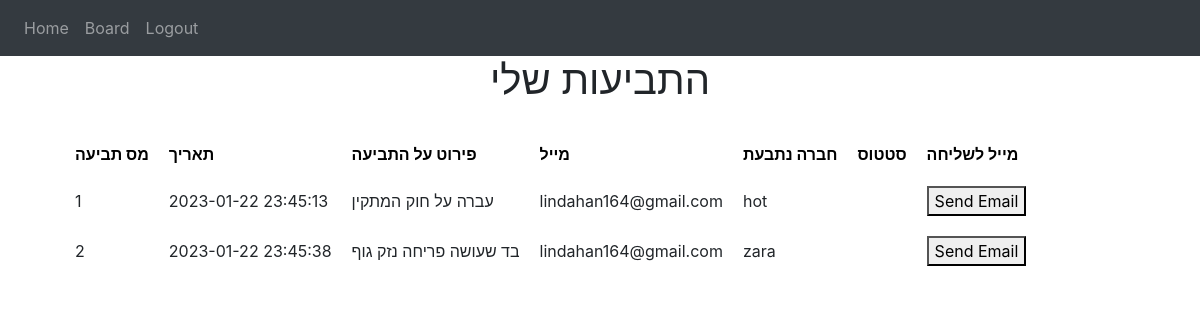
/Board (signed in), run on the app's committed database.
### website/models.py (models this page shows)
class Note(db.Model):
    id = db.Column(db.Integer, primary_key=True)
    data = db.Column(db.String(10000))
    date = db.Column(db.DateTime(timezone=True), default=func.now())
    user_id = db.Column(db.Integer, db.ForeignKey('user.id'))
    SCompanyName=db.Column(db.String(10000))
    Status=db.Column(db.String(10000))
    contact=db.Column(db.String(10000))

class User(db.Model, UserMixin):
    id = db.Column(db.Integer, primary_key=True)
    email = db.Column(db.String(150), unique=True)
    Lid = db.Column(db.Integer)
    password = db.Column(db.String(150))
    first_name = db.Column(db.String(150))
    notes = db.relationship('Note')

### website/views.py (the view)
@views.route('/Board', methods=['GET', 'POST'])
def Board():
    notedb = Note.query.filter_by(id=Note.data).first()
    return render_template("Board.html", user=current_user)

### website/__init__.py (called while the page is built)
def create_app():
    app = Flask(__name__)
    app.config['SECRET_KEY'] = 'hjshjhdjjjah kjshkjdhjs'
    app.config['SQLALCHEMY_DATABASE_URI'] = f'sqlite:///{DB_NAME}'
    db.init_app(app)
    from .views import views
    from .auth import auth
    app.register_blueprint(views, url_prefix='/')
    app.register_blueprint(auth, url_prefix='/')
    from . import models
    with app.app_context():
        db.create_all()
    from .models import User
    login_manager = LoginManager()
    login_manager.login_view = 'auth.login'
    login_manager.init_app(app)
    @login_manager.user_loader
    def load_user(id):
        return User.query.get(int(id))
    return app

### website/templates/Board.html (shortened to what this page needs)
{% extends "base.html" %}{% block title %}Board{% endblock %} {% block content %}
<h1 align ="center">התביעות שלי</h1>
<table style="margin-left: 20px;" cellpadding="10" cellspacing="0">
        <th>
             <tr style="color: black; ">
            <th>מס תביעה</th>
            <th>תאריך</th>
            <th>פירוט על התביעה</th>
            <th>מייל</th>
            <th>חברה נתבעת</th>
            <th>סטטוס</th>
            <th >מייל לשליחה</th>
            </tr>
        </th>
    {%for note in user.notes %}
        <tr class="spacer">
            <td>
                {{note.id}}
             </td>
            <td>
                {{note.date}}
             </td>
             <td>
                {{note.data}}
            </td>
            <td>
                {{user.email}}
            </td>
            <td>
                {{note.SCompanyName}}
            </td>
            <td>
            </td>
            <td>
                <button onclick="window.location.href = 'mailto:example@email.com';">Send Email</button>
            </td>
        </tr>
    {%endfor%}
</table>
{% endblock %}

### data on the page
Note: id "1", date "2023-01-22 23:45:13", data "עברה על חוק המתקין", SCompanyName "hot"
User: email "lindahan164@gmail.com"
Note: id "2", date "2023-01-22 23:45:38", data "בד שעושה פריחה נזק גוף", SCompanyName "zara"
